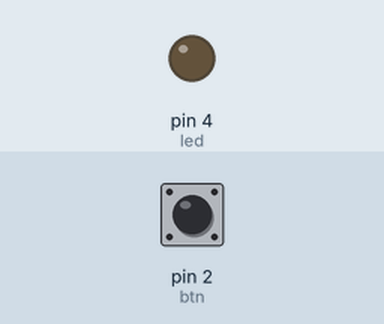
A sketch run on a simulated Arduino Uno, built with avr-gcc and run on an emulated ATmega328P. Parts: output pins drawn as LEDs (lit = HIGH). Dashed ring = blinking. Inputs (shaded band) come from the test bench; at power-on: pin 2 (btn) LOW.

Above: at 1.2 s.
1.3 s: pin 2 (btn) pulled HIGH for 0.15 s
At 1.8 s:
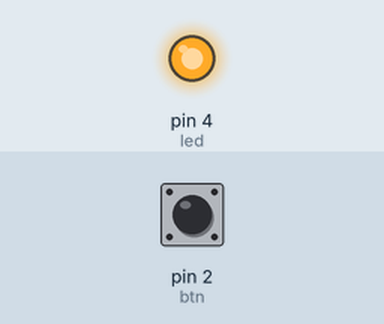
3.5 s: pin 2 (btn) pulled HIGH for 1 s
At 6.0 s:
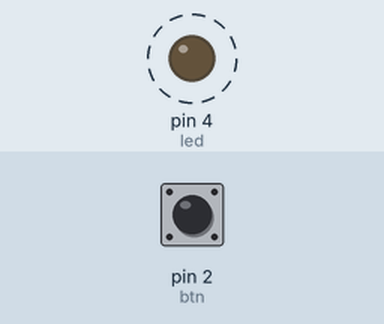
7.1 s: pin 2 (btn) pulled HIGH for 3.2 s
At 7.6 s:
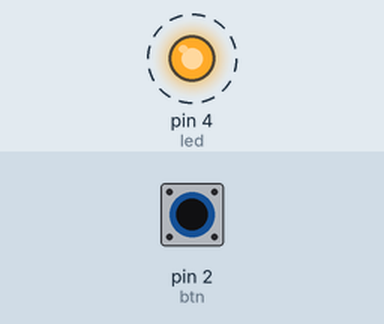
Timing chart, 0 to 12.1 s (numbered marks = the images above; inputs shaded):
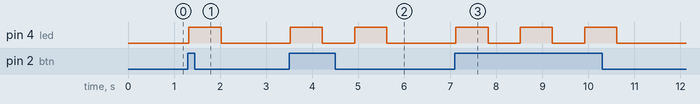

The sketch:

ligaDesligaSequencia.ino
```cpp
int led = 4;
int btn = 2;
int var = 0;       // valor instantaneo enviado pelo botão
int var2 = 0;     // valor guardado
int estado = 0;  // guarda o valor 0 ou 1 (HIGH ou LOW)
int cont = 0;
const int tempo = 700;
void setup() {
  pinMode(led, OUTPUT);
  pinMode(btn, INPUT);
}

void loop() {
  var = digitalRead(btn);
  if((var == HIGH) && (var2 == LOW)){
    estado = 1- estado;
    delay(20);
  }else{
    estado = 0;
  }
  var2 = var;
  if(estado == 1){
    cont++;
    if(cont == 1){
      piscaUm();
    }else if(cont == 2){
      piscaDois();
    }else{
      piscaTres();
      cont = 0;
    }
  }else{
    digitalWrite(led, LOW);
  }
}

void piscaUm(){
  digitalWrite(led, HIGH);
  delay(tempo);
}
void piscaDois(){
  digitalWrite(led, HIGH);
  delay(tempo);
  digitalWrite(led, LOW);
  delay(tempo);
  digitalWrite(led, HIGH);
  delay(tempo);

}
void piscaTres(){
  digitalWrite(led, HIGH);
  delay(tempo);
  digitalWrite(led, LOW);
  delay(tempo);
  digitalWrite(led, HIGH);
  delay(tempo);
  digitalWrite(led, LOW);
  delay(tempo);
  digitalWrite(led, HIGH);
  delay(tempo);
}
```

Measured:
- after the input at 1.3 s, pin 4 (led): LOW → HIGH at once, → LOW 0.70 s later
- after the input at 3.5 s, pin 4 (led): alternates HIGH for 0.70 s and LOW for 0.70 s, 4 changes in all, then stays LOW, starting at once
- after the input at 7.1 s, pin 4 (led): alternates HIGH for 0.70 s and LOW for 0.70 s, 6 changes in all, then stays LOW, starting at once
